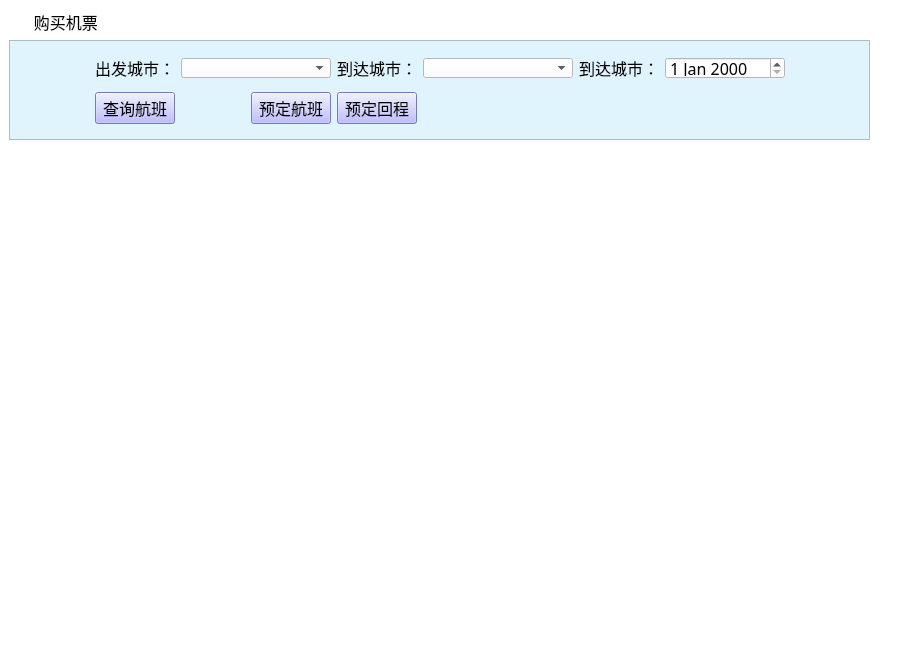
<?xml version="1.0" encoding="UTF-8"?>
<ui version="4.0">
 <class>gmjp_ScrollArea</class>
 <widget class="QScrollArea" name="gmjp_ScrollArea">
  <property name="geometry">
   <rect>
    <x>0</x>
    <y>0</y>
    <width>900</width>
    <height>650</height>
   </rect>
  </property>
  <property name="windowTitle">
   <string>ScrollArea</string>
  </property>
  <property name="styleSheet">
   <string notr="true">background-color: rgb(255, 255, 255);</string>
  </property>
  <property name="frameShape">
   <enum>QFrame::NoFrame</enum>
  </property>
  <property name="lineWidth">
   <number>0</number>
  </property>
  <property name="widgetResizable">
   <bool>true</bool>
  </property>
  <widget class="QWidget" name="scrollAreaWidgetContents">
   <property name="geometry">
    <rect>
     <x>0</x>
     <y>0</y>
     <width>900</width>
     <height>650</height>
    </rect>
   </property>
   <layout class="QGridLayout" name="gridLayout">
    <item row="0" column="0">
     <widget class="QLabel" name="label">
      <property name="font">
       <font>
        <family>微软雅黑</family>
        <pointsize>12</pointsize>
       </font>
      </property>
      <property name="styleSheet">
       <string notr="true">background-image: url(:/bg/images/mainframe/navigator.png);
background-repeat: no-repeat;</string>
      </property>
      <property name="text">
       <string>      购买机票</string>
      </property>
     </widget>
    </item>
    <item row="0" column="1">
     <spacer name="horizontalSpacer">
      <property name="orientation">
       <enum>Qt::Horizontal</enum>
      </property>
      <property name="sizeType">
       <enum>QSizePolicy::Fixed</enum>
      </property>
      <property name="sizeHint" stdset="0">
       <size>
        <width>15</width>
        <height>25</height>
       </size>
      </property>
     </spacer>
    </item>
    <item row="1" column="0">
     <widget class="QFrame" name="frame">
      <property name="styleSheet">
       <string notr="true">background-color: rgb(223, 244, 252);</string>
      </property>
      <property name="frameShape">
       <enum>QFrame::StyledPanel</enum>
      </property>
      <property name="frameShadow">
       <enum>QFrame::Raised</enum>
      </property>
      <layout class="QGridLayout" name="gridLayout_2">
       <item row="0" column="0">
        <spacer name="horizontalSpacer_5">
         <property name="orientation">
          <enum>Qt::Horizontal</enum>
         </property>
         <property name="sizeHint" stdset="0">
          <size>
           <width>64</width>
           <height>20</height>
          </size>
         </property>
        </spacer>
       </item>
       <item row="0" column="1">
        <widget class="QLabel" name="label_23">
         <property name="font">
          <font>
           <family>宋体</family>
           <pointsize>12</pointsize>
          </font>
         </property>
         <property name="text">
          <string>出发城市：</string>
         </property>
        </widget>
       </item>
       <item row="0" column="2" colspan="2">
        <widget class="QComboBox" name="comboBox_2">
         <property name="minimumSize">
          <size>
           <width>150</width>
           <height>20</height>
          </size>
         </property>
         <property name="maximumSize">
          <size>
           <width>16777215</width>
           <height>20</height>
          </size>
         </property>
         <property name="styleSheet">
          <string notr="true">background-color: rgb(255, 255, 255);</string>
         </property>
        </widget>
       </item>
       <item row="0" column="4">
        <widget class="QLabel" name="label_24">
         <property name="font">
          <font>
           <family>宋体</family>
           <pointsize>12</pointsize>
          </font>
         </property>
         <property name="text">
          <string>到达城市：</string>
         </property>
        </widget>
       </item>
       <item row="0" column="5">
        <widget class="QComboBox" name="comboBox_3">
         <property name="minimumSize">
          <size>
           <width>150</width>
           <height>20</height>
          </size>
         </property>
         <property name="maximumSize">
          <size>
           <width>16777215</width>
           <height>20</height>
          </size>
         </property>
         <property name="styleSheet">
          <string notr="true">background-color: rgb(255, 255, 255);</string>
         </property>
        </widget>
       </item>
       <item row="0" column="6">
        <widget class="QLabel" name="label_25">
         <property name="font">
          <font>
           <family>宋体</family>
           <pointsize>12</pointsize>
          </font>
         </property>
         <property name="text">
          <string>到达城市：</string>
         </property>
        </widget>
       </item>
       <item row="0" column="7">
        <widget class="QDateEdit" name="dateEdit">
         <property name="minimumSize">
          <size>
           <width>0</width>
           <height>22</height>
          </size>
         </property>
         <property name="maximumSize">
          <size>
           <width>16777215</width>
           <height>22</height>
          </size>
         </property>
         <property name="font">
          <font>
           <family>宋体</family>
           <pointsize>12</pointsize>
          </font>
         </property>
         <property name="styleSheet">
          <string notr="true">background-color: rgb(255, 255, 255);</string>
         </property>
        </widget>
       </item>
       <item row="0" column="8">
        <spacer name="horizontalSpacer_7">
         <property name="orientation">
          <enum>Qt::Horizontal</enum>
         </property>
         <property name="sizeHint" stdset="0">
          <size>
           <width>63</width>
           <height>20</height>
          </size>
         </property>
        </spacer>
       </item>
       <item row="1" column="0">
        <spacer name="horizontalSpacer_6">
         <property name="orientation">
          <enum>Qt::Horizontal</enum>
         </property>
         <property name="sizeHint" stdset="0">
          <size>
           <width>64</width>
           <height>21</height>
          </size>
         </property>
        </spacer>
       </item>
       <item row="1" column="1">
        <widget class="QPushButton" name="pushButton">
         <property name="font">
          <font>
           <family>宋体</family>
           <pointsize>12</pointsize>
          </font>
         </property>
         <property name="styleSheet">
          <string notr="true">background-color: rgb(170, 170, 255);</string>
         </property>
         <property name="text">
          <string>查询航班</string>
         </property>
        </widget>
       </item>
       <item row="1" column="8">
        <spacer name="horizontalSpacer_8">
         <property name="orientation">
          <enum>Qt::Horizontal</enum>
         </property>
         <property name="sizeHint" stdset="0">
          <size>
           <width>63</width>
           <height>21</height>
          </size>
         </property>
        </spacer>
       </item>
       <item row="1" column="4">
        <widget class="QPushButton" name="pushButton_4">
         <property name="minimumSize">
          <size>
           <width>80</width>
           <height>0</height>
          </size>
         </property>
         <property name="font">
          <font>
           <family>宋体</family>
           <pointsize>12</pointsize>
          </font>
         </property>
         <property name="styleSheet">
          <string notr="true">background-color: rgb(170, 170, 255);</string>
         </property>
         <property name="text">
          <string>预定回程</string>
         </property>
        </widget>
       </item>
       <item row="1" column="3">
        <widget class="QPushButton" name="pushButton_2">
         <property name="minimumSize">
          <size>
           <width>80</width>
           <height>0</height>
          </size>
         </property>
         <property name="font">
          <font>
           <family>宋体</family>
           <pointsize>12</pointsize>
          </font>
         </property>
         <property name="styleSheet">
          <string notr="true">background-color: rgb(170, 170, 255);</string>
         </property>
         <property name="text">
          <string>预定航班</string>
         </property>
        </widget>
       </item>
      </layout>
     </widget>
    </item>
    <item row="1" column="1">
     <spacer name="horizontalSpacer_2">
      <property name="orientation">
       <enum>Qt::Horizontal</enum>
      </property>
      <property name="sizeType">
       <enum>QSizePolicy::Fixed</enum>
      </property>
      <property name="sizeHint" stdset="0">
       <size>
        <width>15</width>
        <height>100</height>
       </size>
      </property>
     </spacer>
    </item>
    <item row="2" column="0">
     <spacer name="horizontalSpacer_4">
      <property name="orientation">
       <enum>Qt::Horizontal</enum>
      </property>
      <property name="sizeHint" stdset="0">
       <size>
        <width>855</width>
        <height>1</height>
       </size>
      </property>
     </spacer>
    </item>
    <item row="2" column="1">
     <spacer name="horizontalSpacer_3">
      <property name="orientation">
       <enum>Qt::Horizontal</enum>
      </property>
      <property name="sizeType">
       <enum>QSizePolicy::Fixed</enum>
      </property>
      <property name="sizeHint" stdset="0">
       <size>
        <width>15</width>
        <height>1</height>
       </size>
      </property>
     </spacer>
    </item>
    <item row="3" column="0" colspan="2">
     <widget class="QTableWidget" name="tableWidget">
      <property name="styleSheet">
       <string notr="true">color: rgb(0, 0, 0);</string>
      </property>
      <property name="frameShape">
       <enum>QFrame::NoFrame</enum>
      </property>
      <property name="gridStyle">
       <enum>Qt::SolidLine</enum>
      </property>
     </widget>
    </item>
   </layout>
  </widget>
 </widget>
 <resources/>
 <connections/>
</ui>
